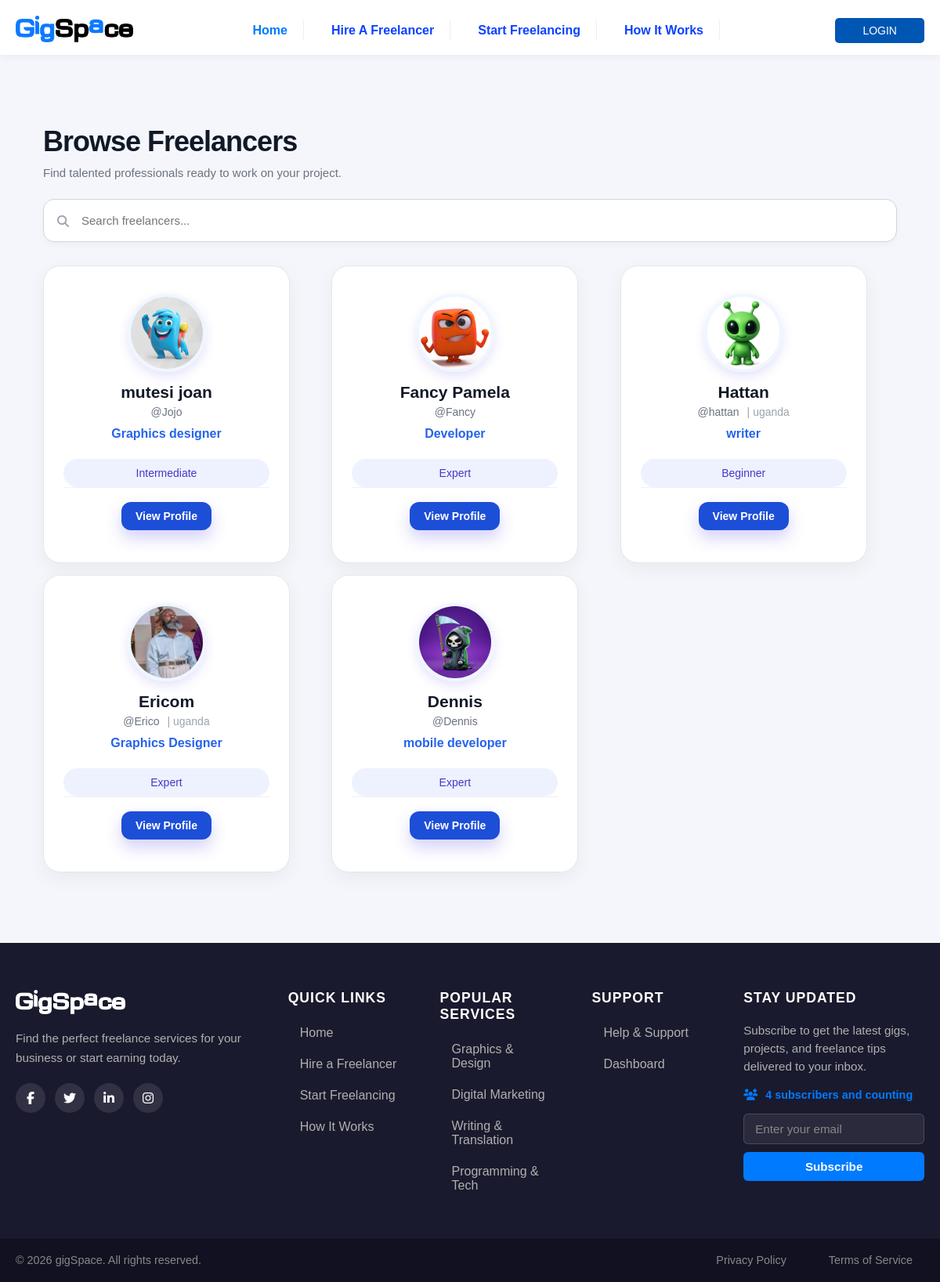
The page /freelancers.php on the database its author committed.
### tables this page shows
CREATE TABLE `users` (
  `id` int(11) NOT NULL,
  `username` varchar(50) NOT NULL,
  `email` varchar(100) NOT NULL,
  `password` text NOT NULL,
  `role` enum('client','freelancer') DEFAULT 'client',
  `is_verified` tinyint(1) DEFAULT 0,
  `is_active` tinyint(1) DEFAULT 1,
  `last_login` timestamp NULL DEFAULT NULL,
  `created_at` timestamp NOT NULL DEFAULT current_timestamp(),
  `updated_at` timestamp NOT NULL DEFAULT current_timestamp() ON UPDATE current_timestamp()
);

CREATE TABLE `profiles` (
  `id` int(11) NOT NULL,
  `user_id` int(11) DEFAULT NULL,
  `full_name` varchar(100) DEFAULT NULL,
  `phone_number` varchar(20) DEFAULT NULL,
  `profile_image` text DEFAULT NULL,
  `bio` text DEFAULT NULL,
  `country` varchar(50) DEFAULT NULL,
  `university` varchar(100) DEFAULT NULL,
  `created_at` timestamp NOT NULL DEFAULT current_timestamp(),
  `updated_at` timestamp NOT NULL DEFAULT current_timestamp() ON UPDATE current_timestamp()
);

CREATE TABLE `freelancer_profiles` (
  `id` int(11) NOT NULL,
  `user_id` int(11) DEFAULT NULL,
  `title` varchar(100) DEFAULT NULL,
  `experience_level` varchar(20) DEFAULT NULL,
  `rating` decimal(2,1) DEFAULT 0.0,
  `total_reviews` int(11) DEFAULT 0,
  `completed_orders` int(11) DEFAULT 0,
  `created_at` timestamp NOT NULL DEFAULT current_timestamp(),
  `updated_at` timestamp NOT NULL DEFAULT current_timestamp() ON UPDATE current_timestamp()
);

### freelancers.php (the view, shortened to what this page needs)
<?php
include('config/db_config.php');
$freelancers_query = "
    SELECT
        u.id AS user_id,
        u.username,
        p.full_name,
        p.profile_image,
        p.country,
        fp.title,
        fp.experience_level,
        fp.rating,
        fp.completed_orders
    FROM users u
    INNER JOIN freelancer_profiles fp
        ON u.id = fp.user_id
    LEFT JOIN profiles p
        ON u.id = p.user_id
    WHERE u.role = 'freelancer'
    AND u.is_active = 1
    ORDER BY fp.completed_orders DESC
";
$freelancers_q = mysqli_query($conn, $freelancers_query);
?>
<!DOCTYPE html>
<html lang="en">
<head>
    <?php include('assets/styling.php'); ?>
</head>
<body>
    <?php include('templates/header.php'); ?>
    <main>
        <div class="freelancers-page">
            <div class="page-header">
                <h1>Browse Freelancers</h1>
                <p>
                    Find talented professionals ready to work on your project.
                </p>
            </div>
            <div class="search-section">
                <div class="search-form">
                    <div class="search-input-wrapper">
                        <i class="fas fa-search"></i>
                        <input
                            type="text"
                            id="liveSearch"
                            class="search-input"
                            placeholder="Search freelancers...">
                    </div>
                </div>
            </div>
            <?php if ($freelancers_q && mysqli_num_rows($freelancers_q) > 0): ?>
                <div class="freelancers-grid">
                    <?php while ($f = mysqli_fetch_assoc($freelancers_q)): ?>
                        <?php
                        $name = $f['full_name'] ?: $f['username'];
                        $image_path = 'images/default_image.jpg';
                        if (!empty($f['profile_image'])) {
                            $upload_path = __DIR__ . '/dashboards/uploads/profile/' . $f['profile_image'];
                            if (file_exists($upload_path)) {
                                $image_path = 'dashboards/uploads/profile/' . $f['profile_image'];
                            }
                        }
                        ?>
                        <div class="freelancer-card">
                            <div class="freelancer-top">
                                <img
                                    src="<?php echo htmlspecialchars($image_path); ?>"
                                    alt="<?php echo htmlspecialchars($name); ?>"
                                    class="freelancer-avatar">
                                <div class="freelancer-name">
                                    <?php echo htmlspecialchars($name); ?>
                                </div>
                                <div class="freelancer-username">
                                    @<?php echo htmlspecialchars($f['username']); ?>
                                    <?php if (!empty($f['country'])): ?>
                                        <div class="freelancer-country">
                                            <?php echo "| ", htmlspecialchars($f['country']); ?>
                                        </div>
                                    <?php endif; ?>
                                </div>
                                <div class="freelancer-title">
                                    <?php echo htmlspecialchars($f['title'] ?: 'Freelancer'); ?>
                                </div>
                            </div>
                            <span class="experience-tag">
                                <?php
                                echo !empty($f['experience_level'])
                                    ? ucfirst(htmlspecialchars($f['experience_level']))
                                    : 'Expert';
                                ?>
                            </span>
                            <div class="freelancer-footer">
                                <a
                                    href="view_freelancer.php?id=<?php echo (int)$f['user_id']; ?>"
                                    class="profile-link">
                                    View Profile
                                </a>
                            </div>
                        </div>
                    <?php endwhile; ?>
                </div>
            <?php endif; ?>
        </div>
    </main>
    <?php include('templates/footer.php'); ?>
</body>
</html>

### assets/styling.php (style rules this page uses)
* { margin: 0; padding: 0; box-sizing: border-box; font-family: sans-serif; }
a { text-decoration: none; color: inherit !important; }
img { position: relative; width: 100%; }
body { background-color: #F8F9FA; display: flex; flex-direction: column; min-height: 100vh; }
main { flex-grow: 1; padding-top: 70px; }
.header-account small, a { padding: 5px 15px; border-radius: 3px; color: #0c41ffff !important; }
.freelancer-card { background: #fff; border-radius: 8px; padding: 30px 25px; width: 240px; box-shadow: 0 8px 24px rgba(0, 0, 0, 0.05); text-align: center; transition: transform 0.3s, box-shadow 0.3s; }
.profile-link { background-color: #eef5ff; color: #007BFF; padding: 8px 16px; border-radius: 5px; font-weight: bold; text-decoration: none; transition: background-color 0.3s; }
body { background: #f5f7fb; }
.freelancers-page { max-width: 1400px; margin: 0 auto; padding: 50px 25px; }
.page-header { margin-bottom: 40px; }
.page-header h1 { font-size: 2.8rem; font-weight: 800; color: #111827; margin-bottom: 12px; letter-spacing: -1px; }
.page-header p { color: #6b7280; font-size: 1rem; }
.search-section { margin-bottom: 35px; }
.search-form { display: flex; align-items: center; gap: 14px; flex-wrap: wrap; }
.search-input-wrapper { flex: 1; position: relative; }
.search-input-wrapper i { position: absolute; top: 50%; left: 18px; transform: translateY(-50%); color: #9ca3af; font-size: 15px; }
.search-input { width: 100%; border-radius: 16px; border: 1px solid #e5e7eb; background: white; padding: 15px 18px 15px 50px; font-size: 15px; outline: none; transition: .3s ease; box-shadow: 0 4px 10px rgba(0, 0, 0, 0.03); }
.freelancers-grid { display: grid; grid-template-columns: repeat(auto-fill, minmax(340px, 1fr)); gap: 20px; }
.freelancer-card { background: #fff; border-radius: 24px; overflow: hidden; position: relative; border: 1px solid #edf2f7; transition: all .35s ease; display: flex; flex-direction: column; }
.freelancer-avatar { width: 150px; height: 150px; border-radius: 50%; object-fit: cover; border: 3px solid #eef2ff; box-shadow: 0 6px 14px rgba(79, 70, 229, 0.15); }
.freelancer-name { font-size: 1.15rem; font-weight: 700; color: #111827; margin-bottom: 5px; }
.freelancer-title { font-size: 15px; font-weight: 700; color: #111827; margin-bottom: 18px; line-height: 1.5; }
.freelancer-footer { border-top: 1px solid #edf2f7; padding: 18px 24px; display: flex; justify-content: space-between; align-items: center; }
.profile-link { background: linear-gradient(135deg, #4f46e5,#2c13e4); color: #fff !important; text-decoration: none; padding: 11px 18px; border-radius: 12px; font-size: 14px; font-weight: 700; transition: .3s ease; box-shadow: 0 10px 20px rgba(79, 70, 229, 0.25); }

### rows shown on the page
users: profiles.profile_image (picture), profiles.full_name "mutesi joan", username "Jojo", freelancer_profiles.title "Graphics designer", freelancer_profiles.experience_level "Intermediate"
users: profiles.profile_image (picture), profiles.full_name "Fancy Pamela", username "Fancy", freelancer_profiles.title "Developer", freelancer_profiles.experience_level "Expert"
users: profiles.profile_image (picture), profiles.full_name "Hattan", username "hattan", profiles.country "uganda", freelancer_profiles.title "writer", freelancer_profiles.experience_level "Beginner"
users: profiles.profile_image (picture), profiles.full_name "Ericom", username "Erico", profiles.country "uganda", freelancer_profiles.title "Graphics Designer", freelancer_profiles.experience_level "Expert"
users: profiles.profile_image (picture), username "Dennis", freelancer_profiles.title "mobile developer", freelancer_profiles.experience_level "Expert"

### other values the page prints
$sub_count "4"
